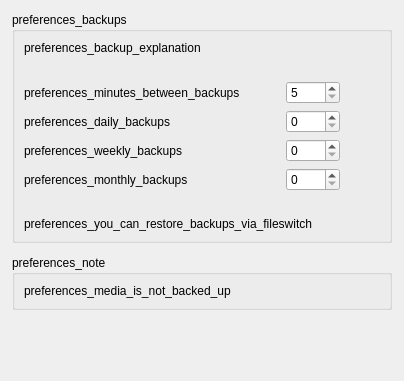
     <widget class="QWidget" name="tab">
      <attribute name="title">
       <string>preferences_backups</string>
      </attribute>
      <layout class="QVBoxLayout" name="verticalLayout_3">
       <property name="spacing">
        <number>12</number>
       </property>
       <property name="leftMargin">
        <number>12</number>
       </property>
       <property name="topMargin">
        <number>12</number>
       </property>
       <property name="rightMargin">
        <number>12</number>
       </property>
       <property name="bottomMargin">
        <number>12</number>
       </property>
       <item>
        <widget class="QGroupBox" name="groupBox_8">
         <property name="sizePolicy">
          <sizepolicy hsizetype="Preferred" vsizetype="Preferred">
           <horstretch>0</horstretch>
           <verstretch>0</verstretch>
          </sizepolicy>
         </property>
         <property name="title">
          <string>preferences_backups</string>
         </property>
         <layout class="QVBoxLayout" name="verticalLayout_15">
          <item>
           <widget class="QLabel" name="backup_explanation">
            <property name="text">
             <string>preferences_backup_explanation</string>
            </property>
            <property name="wordWrap">
             <bool>true</bool>
            </property>
           </widget>
          </item>
          <item>
           <spacer name="verticalSpacer_5">
            <property name="orientation">
             <enum>Qt::Vertical</enum>
            </property>
            <property name="sizeType">
             <enum>QSizePolicy::Fixed</enum>
            </property>
            <property name="sizeHint" stdset="0">
             <size>
              <width>20</width>
              <height>20</height>
             </size>
            </property>
           </spacer>
          </item>
          <item>
           <layout class="QGridLayout" name="gridLayout">
            <item row="1" column="2">
             <widget class="QSpinBox" name="minutes_between_backups">
              <property name="minimum">
               <number>5</number>
              </property>
              <property name="maximum">
               <number>9999</number>
              </property>
             </widget>
            </item>
            <item row="5" column="2">
             <widget class="QSpinBox" name="monthly_backups">
              <property name="maximum">
               <number>9999</number>
              </property>
             </widget>
            </item>
            <item row="1" column="3">
             <spacer name="horizontalSpacer_2">
              <property name="orientation">
               <enum>Qt::Horizontal</enum>
              </property>
              <property name="sizeHint" stdset="0">
               <size>
                <width>40</width>
                <height>20</height>
               </size>
              </property>
             </spacer>
            </item>
            <item row="2" column="0">
             <widget class="QLabel" name="label_3">
              <property name="text">
               <string>preferences_daily_backups</string>
              </property>
              <property name="buddy">
               <cstring>daily_backups</cstring>
              </property>
             </widget>
            </item>
            <item row="4" column="2">
             <widget class="QSpinBox" name="weekly_backups">
              <property name="maximum">
               <number>9999</number>
              </property>
             </widget>
            </item>
            <item row="5" column="0">
             <widget class="QLabel" name="label_6">
              <property name="text">
               <string>preferences_monthly_backups</string>
              </property>
              <property name="buddy">
               <cstring>monthly_backups</cstring>
              </property>
             </widget>
            </item>
            <item row="4" column="0">
             <widget class="QLabel" name="label_5">
              <property name="text">
               <string>preferences_weekly_backups</string>
              </property>
              <property name="buddy">
               <cstring>weekly_backups</cstring>
              </property>
             </widget>
            </item>
            <item row="1" column="0">
             <widget class="QLabel" name="label_7">
              <property name="text">
               <string>preferences_minutes_between_backups</string>
              </property>
              <property name="buddy">
               <cstring>minutes_between_backups</cstring>
              </property>
             </widget>
            </item>
            <item row="2" column="2">
             <widget class="QSpinBox" name="daily_backups">
              <property name="maximum">
               <number>9999</number>
              </property>
             </widget>
            </item>
            <item row="1" column="1">
             <spacer name="horizontalSpacer_3">
              <property name="orientation">
               <enum>Qt::Horizontal</enum>
              </property>
              <property name="sizeHint" stdset="0">
               <size>
                <width>40</width>
                <height>20</height>
               </size>
              </property>
             </spacer>
            </item>
           </layout>
          </item>
          <item>
           <spacer name="verticalSpacer_6">
            <property name="orientation">
             <enum>Qt::Vertical</enum>
            </property>
            <property name="sizeType">
             <enum>QSizePolicy::Fixed</enum>
            </property>
            <property name="sizeHint" stdset="0">
             <size>
              <width>20</width>
              <height>20</height>
             </size>
            </property>
           </spacer>
          </item>
          <item>
           <widget class="QLabel" name="openBackupFolder">
            <property name="text">
             <string>preferences_you_can_restore_backups_via_fileswitch</string>
            </property>
           </widget>
          </item>
         </layout>
        </widget>
       </item>
       <item>
        <widget class="QGroupBox" name="groupBox_9">
         <property name="title">
          <string>preferences_note</string>
         </property>
         <layout class="QVBoxLayout" name="verticalLayout_13">
          <item>
           <widget class="QLabel" name="label_4">
            <property name="text">
             <string>preferences_media_is_not_backed_up</string>
            </property>
            <property name="wordWrap">
             <bool>true</bool>
            </property>
           </widget>
          </item>
         </layout>
        </widget>
       </item>
       <item>
        <spacer name="verticalSpacer_4">
         <property name="orientation">
          <enum>Qt::Vertical</enum>
         </property>
         <property name="sizeHint" stdset="0">
          <size>
           <width>20</width>
           <height>59</height>
          </size>
         </property>
        </spacer>
       </item>
      </layout>
     </widget>
